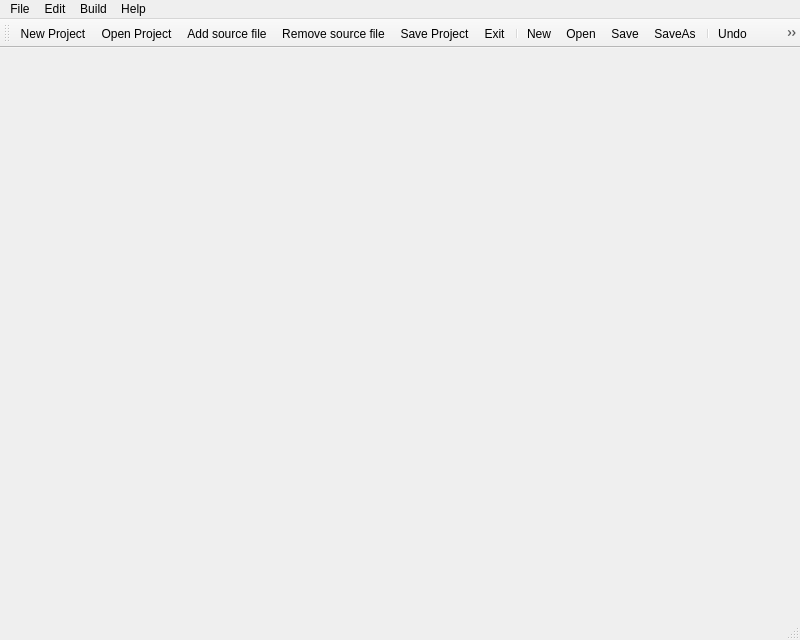
<?xml version="1.0" encoding="UTF-8"?>
<ui version="4.0">
 <class>MainWindow</class>
 <widget class="QMainWindow" name="MainWindow">
  <property name="geometry">
   <rect>
    <x>0</x>
    <y>0</y>
    <width>800</width>
    <height>640</height>
   </rect>
  </property>
  <property name="windowTitle">
   <string>MainWindow</string>
  </property>
  <property name="windowIcon">
   <iconset resource="resources.qrc">
    <normaloff>:/images/worker.ico</normaloff>:/images/worker.ico</iconset>
  </property>
  <property name="iconSize">
   <size>
    <width>16</width>
    <height>16</height>
   </size>
  </property>
  <widget class="QWidget" name="centralWidget"/>
  <widget class="QMenuBar" name="menuBar">
   <property name="geometry">
    <rect>
     <x>0</x>
     <y>0</y>
     <width>800</width>
     <height>21</height>
    </rect>
   </property>
   <widget class="QMenu" name="menuFile">
    <property name="title">
     <string>File</string>
    </property>
    <addaction name="actionNew_Project"/>
    <addaction name="actionOpen_Project"/>
    <addaction name="actionAdd_source_file"/>
    <addaction name="actionRemove_source_file"/>
    <addaction name="actionSave_Project"/>
    <addaction name="separator"/>
    <addaction name="actionNew"/>
    <addaction name="actionOpen"/>
    <addaction name="actionSave"/>
    <addaction name="actionSaveAs"/>
    <addaction name="actionClose"/>
    <addaction name="separator"/>
    <addaction name="actionExit"/>
   </widget>
   <widget class="QMenu" name="menuEdit">
    <property name="title">
     <string>Edit</string>
    </property>
    <addaction name="actionUndo"/>
    <addaction name="actionRedo"/>
    <addaction name="separator"/>
    <addaction name="actionCut"/>
    <addaction name="actionCopy"/>
    <addaction name="actionPaste"/>
    <addaction name="actionDelete"/>
   </widget>
   <widget class="QMenu" name="menuHelp">
    <property name="title">
     <string>Help</string>
    </property>
    <addaction name="actionAbout"/>
    <addaction name="actionAbout_Qt"/>
   </widget>
   <widget class="QMenu" name="menuBuild">
    <property name="title">
     <string>Build</string>
    </property>
    <addaction name="actionAssemble"/>
    <addaction name="actionMerge"/>
    <addaction name="actionBitfile"/>
   </widget>
   <addaction name="menuFile"/>
   <addaction name="menuEdit"/>
   <addaction name="menuBuild"/>
   <addaction name="menuHelp"/>
  </widget>
  <widget class="QToolBar" name="mainToolBar">
   <attribute name="toolBarArea">
    <enum>TopToolBarArea</enum>
   </attribute>
   <attribute name="toolBarBreak">
    <bool>false</bool>
   </attribute>
   <addaction name="actionNew_Project"/>
   <addaction name="actionOpen_Project"/>
   <addaction name="actionAdd_source_file"/>
   <addaction name="actionRemove_source_file"/>
   <addaction name="actionSave_Project"/>
   <addaction name="actionExit"/>
   <addaction name="separator"/>
   <addaction name="actionNew"/>
   <addaction name="actionOpen"/>
   <addaction name="actionSave"/>
   <addaction name="actionSaveAs"/>
   <addaction name="separator"/>
   <addaction name="actionUndo"/>
   <addaction name="actionRedo"/>
   <addaction name="separator"/>
   <addaction name="actionCut"/>
   <addaction name="actionCopy"/>
   <addaction name="actionPaste"/>
   <addaction name="actionDelete"/>
   <addaction name="separator"/>
  </widget>
  <widget class="QStatusBar" name="statusBar"/>
  <action name="actionNew">
   <property name="icon">
    <iconset resource="resources.qrc">
     <normaloff>:/images/folder_new.png</normaloff>:/images/folder_new.png</iconset>
   </property>
   <property name="text">
    <string>New</string>
   </property>
  </action>
  <action name="actionOpen">
   <property name="icon">
    <iconset resource="resources.qrc">
     <normaloff>:/images/folder_document.png</normaloff>:/images/folder_document.png</iconset>
   </property>
   <property name="text">
    <string>Open</string>
   </property>
  </action>
  <action name="actionSave">
   <property name="icon">
    <iconset resource="resources.qrc">
     <normaloff>:/images/disk_green.ico</normaloff>:/images/disk_green.ico</iconset>
   </property>
   <property name="text">
    <string>Save</string>
   </property>
  </action>
  <action name="actionSaveAs">
   <property name="icon">
    <iconset resource="resources.qrc">
     <normaloff>:/images/disk_blue_window.ico</normaloff>:/images/disk_blue_window.ico</iconset>
   </property>
   <property name="text">
    <string>SaveAs...</string>
   </property>
  </action>
  <action name="actionExit">
   <property name="icon">
    <iconset resource="resources.qrc">
     <normaloff>:/images/exit.png</normaloff>:/images/exit.png</iconset>
   </property>
   <property name="text">
    <string>Exit</string>
   </property>
  </action>
  <action name="actionCut">
   <property name="icon">
    <iconset resource="resources.qrc">
     <normaloff>:/images/cut.png</normaloff>:/images/cut.png</iconset>
   </property>
   <property name="text">
    <string>Cut</string>
   </property>
  </action>
  <action name="actionCopy">
   <property name="icon">
    <iconset resource="resources.qrc">
     <normaloff>:/images/copy.png</normaloff>:/images/copy.png</iconset>
   </property>
   <property name="text">
    <string>Copy</string>
   </property>
  </action>
  <action name="actionPaste">
   <property name="icon">
    <iconset resource="resources.qrc">
     <normaloff>:/images/paste.png</normaloff>:/images/paste.png</iconset>
   </property>
   <property name="text">
    <string>Paste</string>
   </property>
  </action>
  <action name="actionDelete">
   <property name="icon">
    <iconset resource="resources.qrc">
     <normaloff>:/images/delete.png</normaloff>:/images/delete.png</iconset>
   </property>
   <property name="text">
    <string>Delete</string>
   </property>
  </action>
  <action name="actionAbout">
   <property name="icon">
    <iconset resource="resources.qrc">
     <normaloff>:/images/worker.png</normaloff>:/images/worker.png</iconset>
   </property>
   <property name="text">
    <string>About</string>
   </property>
  </action>
  <action name="actionAbout_Qt">
   <property name="icon">
    <iconset resource="resources.qrc">
     <normaloff>:/images/about.png</normaloff>:/images/about.png</iconset>
   </property>
   <property name="text">
    <string>About Qt</string>
   </property>
  </action>
  <action name="actionAssemble">
   <property name="text">
    <string>Assemble</string>
   </property>
  </action>
  <action name="actionMerge">
   <property name="text">
    <string>Merge Template</string>
   </property>
  </action>
  <action name="actionBitfile">
   <property name="text">
    <string>Merge Bitfile</string>
   </property>
  </action>
  <action name="actionUndo">
   <property name="icon">
    <iconset resource="resources.qrc">
     <normaloff>:/images/undo.png</normaloff>:/images/undo.png</iconset>
   </property>
   <property name="text">
    <string>Undo</string>
   </property>
  </action>
  <action name="actionRedo">
   <property name="icon">
    <iconset resource="resources.qrc">
     <normaloff>:/images/redo.png</normaloff>:/images/redo.png</iconset>
   </property>
   <property name="text">
    <string>Redo</string>
   </property>
  </action>
  <action name="actionAdd_source_file">
   <property name="icon">
    <iconset resource="resources.qrc">
     <normaloff>:/images/document_add.png</normaloff>:/images/document_add.png</iconset>
   </property>
   <property name="text">
    <string>Add source file</string>
   </property>
   <property name="toolTip">
    <string>Add source file to project</string>
   </property>
  </action>
  <action name="actionCancel">
   <property name="text">
    <string>Cancel</string>
   </property>
  </action>
  <action name="actionRemove_source_file">
   <property name="icon">
    <iconset resource="resources.qrc">
     <normaloff>:/images/document_delete.png</normaloff>:/images/document_delete.png</iconset>
   </property>
   <property name="text">
    <string>Remove source file</string>
   </property>
   <property name="toolTip">
    <string>Remove source file from project</string>
   </property>
  </action>
  <action name="actionNew_Project">
   <property name="icon">
    <iconset resource="resources.qrc">
     <normaloff>:/images/document_new.png</normaloff>:/images/document_new.png</iconset>
   </property>
   <property name="text">
    <string>New Project</string>
   </property>
   <property name="toolTip">
    <string>Create new project</string>
   </property>
  </action>
  <action name="actionOpen_Project">
   <property name="icon">
    <iconset resource="resources.qrc">
     <normaloff>:/images/document_into.png</normaloff>:/images/document_into.png</iconset>
   </property>
   <property name="text">
    <string>Open Project</string>
   </property>
   <property name="toolTip">
    <string>Open an existing project</string>
   </property>
  </action>
  <action name="actionSave_Project">
   <property name="icon">
    <iconset resource="resources.qrc">
     <normaloff>:/images/document_out.png</normaloff>:/images/document_out.png</iconset>
   </property>
   <property name="text">
    <string>Save Project</string>
   </property>
   <property name="toolTip">
    <string>Save current project</string>
   </property>
  </action>
  <action name="actionClose">
   <property name="text">
    <string>Close</string>
   </property>
  </action>
 </widget>
 <layoutdefault spacing="6" margin="11"/>
 <resources>
  <include location="resources.qrc"/>
 </resources>
 <connections/>
</ui>
